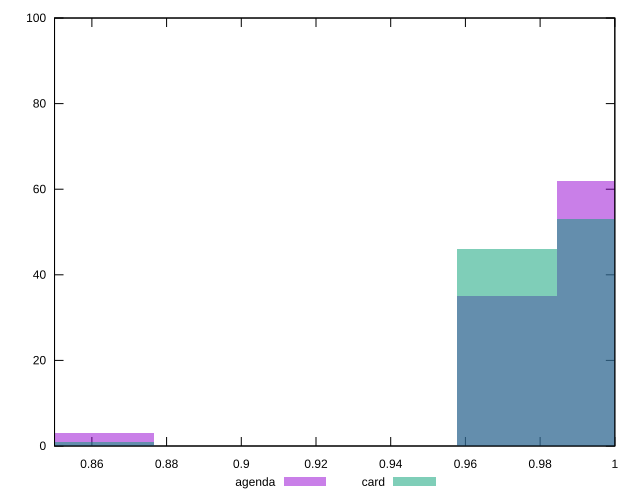

gnuplot code for this plot:
reset

$agenda <<EOF
0.9981103511009327 62
0.9711343956657724 35
0.863230573925131 3
EOF

$card <<EOF
0.863230573925131 1
0.9981103511009327 53
0.9711343956657724 46
EOF

set key outside below
set boxwidth 0.026975955435160345
set xrange [0.85:1]
set yrange [0:100]
set trange [0:100]
set style fill transparent solid 0.5 noborder
set terminal svg size 640, 500 enhanced background rgb 'white'
set output "reports/report_00032_2021-02-25T10-28-15.087Z/meta/score/comparison/histogram/1_vs_2.svg"

plot $agenda title "agenda" with boxes, \
     $card title "card" with boxes

reset
